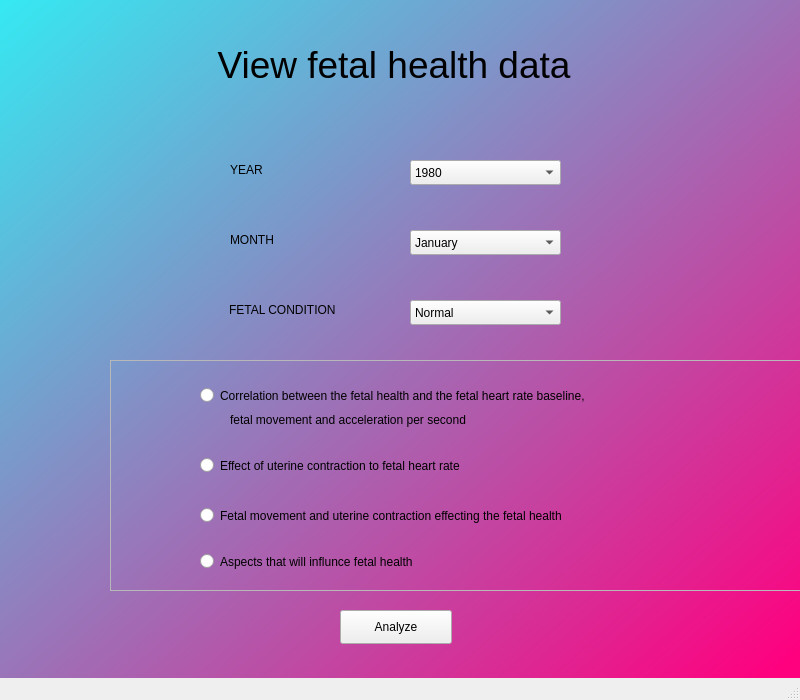
<?xml version="1.0" encoding="UTF-8"?>
<ui version="4.0">
 <class>page2</class>
 <widget class="QMainWindow" name="page2">
  <property name="geometry">
   <rect>
    <x>0</x>
    <y>0</y>
    <width>800</width>
    <height>700</height>
   </rect>
  </property>
  <property name="windowTitle">
   <string>Page 2</string>
  </property>
  <property name="windowOpacity">
   <double>1.000000000000000</double>
  </property>
  <widget class="QWidget" name="centralwidget">
   <widget class="QFrame" name="frame">
    <property name="geometry">
     <rect>
      <x>110</x>
      <y>360</y>
      <width>751</width>
      <height>231</height>
     </rect>
    </property>
    <property name="frameShape">
     <enum>QFrame::StyledPanel</enum>
    </property>
    <property name="frameShadow">
     <enum>QFrame::Raised</enum>
    </property>
    <widget class="QRadioButton" name="corrButton">
     <property name="geometry">
      <rect>
       <x>90</x>
       <y>20</y>
       <width>531</width>
       <height>31</height>
      </rect>
     </property>
     <property name="text">
      <string>Correlation between the fetal health and the fetal heart rate baseline,</string>
     </property>
    </widget>
    <widget class="QRadioButton" name="uterineButton">
     <property name="geometry">
      <rect>
       <x>90</x>
       <y>90</y>
       <width>621</width>
       <height>31</height>
      </rect>
     </property>
     <property name="text">
      <string>Effect of uterine contraction to fetal heart rate</string>
     </property>
    </widget>
    <widget class="QRadioButton" name="movementButton">
     <property name="geometry">
      <rect>
       <x>90</x>
       <y>140</y>
       <width>591</width>
       <height>31</height>
      </rect>
     </property>
     <property name="text">
      <string>Fetal movement and uterine contraction effecting the fetal health</string>
     </property>
    </widget>
    <widget class="QRadioButton" name="aspectButton">
     <property name="geometry">
      <rect>
       <x>90</x>
       <y>190</y>
       <width>631</width>
       <height>23</height>
      </rect>
     </property>
     <property name="text">
      <string>Aspects that will influnce fetal health</string>
     </property>
    </widget>
    <widget class="QLabel" name="cor_label2">
     <property name="geometry">
      <rect>
       <x>120</x>
       <y>50</y>
       <width>361</width>
       <height>19</height>
      </rect>
     </property>
     <property name="text">
      <string>fetal movement and acceleration per second</string>
     </property>
    </widget>
   </widget>
   <widget class="QLabel" name="label">
    <property name="geometry">
     <rect>
      <x>129</x>
      <y>30</y>
      <width>530</width>
      <height>70</height>
     </rect>
    </property>
    <property name="font">
     <font>
      <pointsize>28</pointsize>
     </font>
    </property>
    <property name="text">
     <string>View fetal health data</string>
    </property>
    <property name="alignment">
     <set>Qt::AlignCenter</set>
    </property>
   </widget>
   <widget class="QLabel" name="month_label">
    <property name="geometry">
     <rect>
      <x>230</x>
      <y>210</y>
      <width>130</width>
      <height>60</height>
     </rect>
    </property>
    <property name="text">
     <string>MONTH</string>
    </property>
   </widget>
   <widget class="QLabel" name="year_label">
    <property name="geometry">
     <rect>
      <x>230</x>
      <y>140</y>
      <width>130</width>
      <height>60</height>
     </rect>
    </property>
    <property name="text">
     <string>YEAR</string>
    </property>
   </widget>
   <widget class="QPushButton" name="pushButton_2">
    <property name="geometry">
     <rect>
      <x>340</x>
      <y>610</y>
      <width>112</width>
      <height>34</height>
     </rect>
    </property>
    <property name="text">
     <string>Analyze</string>
    </property>
   </widget>
   <widget class="QComboBox" name="yearBox">
    <property name="geometry">
     <rect>
      <x>410</x>
      <y>160</y>
      <width>151</width>
      <height>25</height>
     </rect>
    </property>
    <item>
     <property name="text">
      <string>1980</string>
     </property>
    </item>
    <item>
     <property name="text">
      <string>1995</string>
     </property>
    </item>
    <item>
     <property name="text">
      <string>1996</string>
     </property>
    </item>
    <item>
     <property name="text">
      <string>1997</string>
     </property>
    </item>
    <item>
     <property name="text">
      <string>1998</string>
     </property>
    </item>
   </widget>
   <widget class="QComboBox" name="monthBox">
    <property name="geometry">
     <rect>
      <x>410</x>
      <y>230</y>
      <width>151</width>
      <height>25</height>
     </rect>
    </property>
    <item>
     <property name="text">
      <string>January</string>
     </property>
    </item>
    <item>
     <property name="text">
      <string>Ferbuary</string>
     </property>
    </item>
    <item>
     <property name="text">
      <string>March</string>
     </property>
    </item>
    <item>
     <property name="text">
      <string>April</string>
     </property>
    </item>
    <item>
     <property name="text">
      <string>May</string>
     </property>
    </item>
    <item>
     <property name="text">
      <string>Jun</string>
     </property>
    </item>
    <item>
     <property name="text">
      <string>July</string>
     </property>
    </item>
    <item>
     <property name="text">
      <string>August</string>
     </property>
    </item>
    <item>
     <property name="text">
      <string>September</string>
     </property>
    </item>
    <item>
     <property name="text">
      <string>October</string>
     </property>
    </item>
    <item>
     <property name="text">
      <string>November</string>
     </property>
    </item>
    <item>
     <property name="text">
      <string>December</string>
     </property>
    </item>
   </widget>
   <widget class="QLabel" name="condition_label">
    <property name="geometry">
     <rect>
      <x>229</x>
      <y>280</y>
      <width>181</width>
      <height>60</height>
     </rect>
    </property>
    <property name="text">
     <string>FETAL CONDITION</string>
    </property>
   </widget>
   <widget class="QComboBox" name="conditionBox">
    <property name="geometry">
     <rect>
      <x>410</x>
      <y>300</y>
      <width>151</width>
      <height>25</height>
     </rect>
    </property>
    <item>
     <property name="text">
      <string>Normal</string>
     </property>
    </item>
    <item>
     <property name="text">
      <string>Suspect</string>
     </property>
    </item>
    <item>
     <property name="text">
      <string>Pathologic</string>
     </property>
    </item>
   </widget>
   <widget class="QWidget" name="widget" native="true">
    <property name="geometry">
     <rect>
      <x>0</x>
      <y>0</y>
      <width>801</width>
      <height>681</height>
     </rect>
    </property>
    <property name="styleSheet">
     <string notr="true">background-color:qlineargradient(spread:pad, x1:0, y1:0, x2:0.995763, y2:0.96, stop:0 rgba(53, 233, 242, 255), stop:1 rgba(255, 0, 127, 255));</string>
    </property>
   </widget>
   <zorder>widget</zorder>
   <zorder>frame</zorder>
   <zorder>label</zorder>
   <zorder>month_label</zorder>
   <zorder>year_label</zorder>
   <zorder>pushButton_2</zorder>
   <zorder>yearBox</zorder>
   <zorder>monthBox</zorder>
   <zorder>condition_label</zorder>
   <zorder>conditionBox</zorder>
  </widget>
  <widget class="QStatusBar" name="statusbar"/>
 </widget>
 <resources/>
 <connections/>
</ui>
